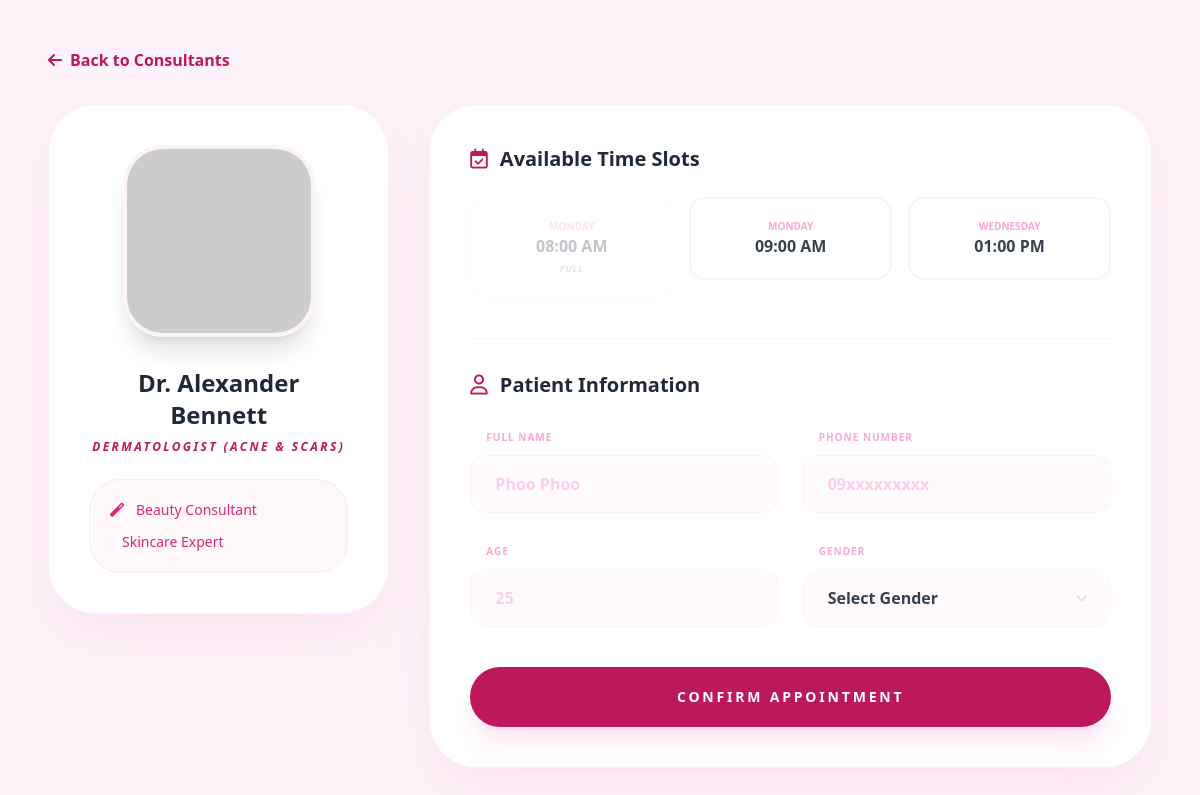
The page /profile.php?id=1 on the database its author committed.
### tables this page shows
CREATE TABLE `consultants` (
  `id` int(11) NOT NULL,
  `name` varchar(100) DEFAULT NULL,
  `specialty` varchar(100) DEFAULT NULL,
  `contact` varchar(50) DEFAULT NULL,
  `department` varchar(100) DEFAULT NULL,
  `rating` decimal(2,1) DEFAULT NULL,
  `image_url` varchar(255) DEFAULT NULL,
  `bio` text DEFAULT NULL
);

CREATE TABLE `doctor_schedules` (
  `id` int(11) NOT NULL,
  `doctor_id` int(11) DEFAULT NULL,
  `day_name` varchar(20) DEFAULT NULL,
  `time_slot` varchar(50) DEFAULT NULL,
  `is_booked` tinyint(1) DEFAULT 0
);

### profile.php (the view, shortened to what this page needs)
<?php
$conn = new mysqli("localhost", "root", "", "healthcare_db");
$id = isset($_GET['id']) ? intval($_GET['id']) : 0;
$dr_res = $conn->query("SELECT * FROM consultants WHERE id = $id");
$doctor = $dr_res->fetch_assoc();
$sched_res = $conn->query("SELECT * FROM doctor_schedules WHERE doctor_id = $id ORDER BY id ASC");
?>
<!DOCTYPE html>
<html lang="en">
<head>
    <script src="https://cdn.tailwindcss.com"></script>
    <link rel="stylesheet" href="https://cdnjs.cloudflare.com/ajax/libs/font-awesome/6.0.0/css/all.min.css">
</head>
<body class="font-sans min-h-screen text-gray-800">
    <div class="max-w-6xl mx-auto py-12 px-6">
        <a href="searchpage.php" class="inline-flex items-center glow-text font-bold mb-8 hover:gap-2 transition-all group">
            <i class="fas fa-arrow-left mr-2 group-hover:-translate-x-1 transition-transform"></i> Back to Consultants
        </a>
        <div class="grid grid-cols-1 lg:grid-cols-12 gap-10">
            <div class="lg:col-span-4">
                <div class="bg-white rounded-[3rem] p-10 shadow-2xl shadow-pink-200/50 border border-pink-50 text-center lg:sticky lg:top-10">
                    <div class="relative inline-block mb-6">
                        <img src="<?php echo $doctor['image_url']; ?>"
                             onerror="this.src='https://via.placeholder.com/200?text=No+Photo'"
                             class="w-48 h-48 rounded-[2.5rem] mx-auto object-cover shadow-xl border-4 border-pink-50">
                    </div>
                    <h2 class="text-2xl font-black text-gray-800"><?php echo $doctor['name']; ?></h2>
                    <p class="glow-text font-bold uppercase text-xs tracking-[0.2em] mt-2 mb-6 italic">
                        <?php echo $doctor['specialty']; ?>
                    </p>
                    <div class="bg-pink-50/50 p-5 rounded-[2rem] text-left space-y-3 border border-pink-100">
                        <div class="flex items-center text-sm text-pink-600 font-medium">
                            <i class="fas fa-magic mr-3"></i> Beauty Consultant
                        </div>
                        <div class="flex items-center text-sm text-pink-600 font-medium">
                            <i class="fas fa-sparkles mr-3"></i> Skincare Expert
                        </div>
                    </div>
                </div>
            </div>
            <div class="lg:col-span-8 space-y-8">
                <div class="bg-white rounded-[3rem] p-10 shadow-2xl shadow-pink-200/50 border border-pink-50">
                    <form action="process_booking.php" method="POST">
                        <h3 class="text-xl font-black text-gray-800 mb-6 flex items-center">
                            <i class="far fa-calendar-check glow-text mr-3"></i> Available Time Slots
                        </h3>
                        <div class="grid grid-cols-2 sm:grid-cols-3 gap-4 mb-10">
                            <?php if ($sched_res->num_rows > 0): ?>
                                <?php while($s = $sched_res->fetch_assoc()): ?>
                                    <label class="cursor-pointer relative">
                                        <div class="slot-box p-5 rounded-2xl border-2 border-pink-50 bg-white transition-all text-center
                                            <?php echo ($s['is_booked'] == 1) ? 'opacity-30 cursor-not-allowed bg-gray-100' : 'hover:border-pink-300 active:scale-95'; ?>">
                                            <p class="text-[10px] font-bold uppercase text-pink-300">
                                                <?php echo $s['day_name']; ?>
                                            </p>
                                            <p class="font-black text-gray-700">
                                                <?php echo $s['time_slot']; ?>
                                            </p>
                                            <?php if($s['is_booked'] == 1): ?>
                                                <span class="block text-[9px] text-gray-400 font-bold italic mt-1 uppercase tracking-widest">Full</span>
                                            <?php endif; ?>
                                        </div>
                                    </label>
                                <?php endwhile; ?>
                            <?php else: ?>
                                <p class="col-span-3 text-pink-300 italic">No slots available right now.</p>
                            <?php endif; ?>
                        </div>
                        <h3 class="text-xl font-black text-gray-800 mb-6 flex items-center pt-8 border-t border-pink-50">
                            <i class="far fa-user glow-text mr-3"></i> Patient Information
                        </h3>
                        <div class="grid grid-cols-1 md:grid-cols-2 gap-6 mb-10">
                            <div class="space-y-2">
                                <label class="text-[10px] font-bold text-pink-300 ml-4 uppercase tracking-widest">Full Name</label>
                                <input type="text" name="patient_name" placeholder="Phoo Phoo" required
                                       class="w-full px-6 py-4 bg-pink-50/30 rounded-2xl border border-pink-50 focus:ring-2 focus:ring-pink-200 outline-none font-bold text-gray-700 placeholder-pink-200 transition-all">
                            </div>
                            <div class="space-y-2">
                                <label class="text-[10px] font-bold text-pink-300 ml-4 uppercase tracking-widest">Phone Number</label>
                                <input type="tel" name="phone" placeholder="09xxxxxxxxx" required
                                       class="w-full px-6 py-4 bg-pink-50/30 rounded-2xl border border-pink-50 focus:ring-2 focus:ring-pink-200 outline-none font-bold text-gray-700 placeholder-pink-200 transition-all">
                            </div>
                            <div class="space-y-2">
                                <label class="text-[10px] font-bold text-pink-300 ml-4 uppercase tracking-widest">Age</label>
                                <input type="number" name="age" placeholder="25" required
                                       class="w-full px-6 py-4 bg-pink-50/30 rounded-2xl border border-pink-50 focus:ring-2 focus:ring-pink-200 outline-none font-bold text-gray-700 placeholder-pink-200 transition-all">
                            </div>
                            <div class="space-y-2">
                                <label class="text-[10px] font-bold text-pink-300 ml-4 uppercase tracking-widest">Gender</label>
                                <div class="relative">
                                    <select name="gender" required
                                            class="w-full px-6 py-4 bg-pink-50/30 rounded-2xl border border-pink-50 focus:ring-2 focus:ring-pink-200 outline-none font-bold text-gray-700 transition-all cursor-pointer appearance-none">
                                        <option value="" disabled selected>Select Gender</option>
                                    </select>
                                    <i class="fas fa-chevron-down absolute right-6 top-1/2 -translate-y-1/2 text-pink-200 pointer-events-none text-xs"></i>
                                </div>
                            </div>
                        </div>
                        <button type="submit" class="w-full bg-glow text-white font-black py-5 rounded-[2rem] shadow-xl shadow-pink-200/50 btn-hover transition-all text-sm uppercase tracking-[0.2em]">
                            Confirm Appointment
                        </button>
                    </form>
                </div>
            </div>
        </div>
    </div>
</body>
</html>

### profile.php (style rules this page uses)
body { background-color: #fdf2f8; }
.glow-text { color: #be185d; }
.bg-glow { background-color: #be185d; }

### rows shown on the page
consultants: name "Dr. Alexander Bennett", specialty "DERMATOLOGIST (ACNE & SCARS)"
doctor_schedules: time_slot "08:00 AM", is_booked "FULL"
doctor_schedules: day_name "MONDAY", time_slot "09:00 AM"
doctor_schedules: day_name "WEDNESDAY", time_slot "01:00 PM"
